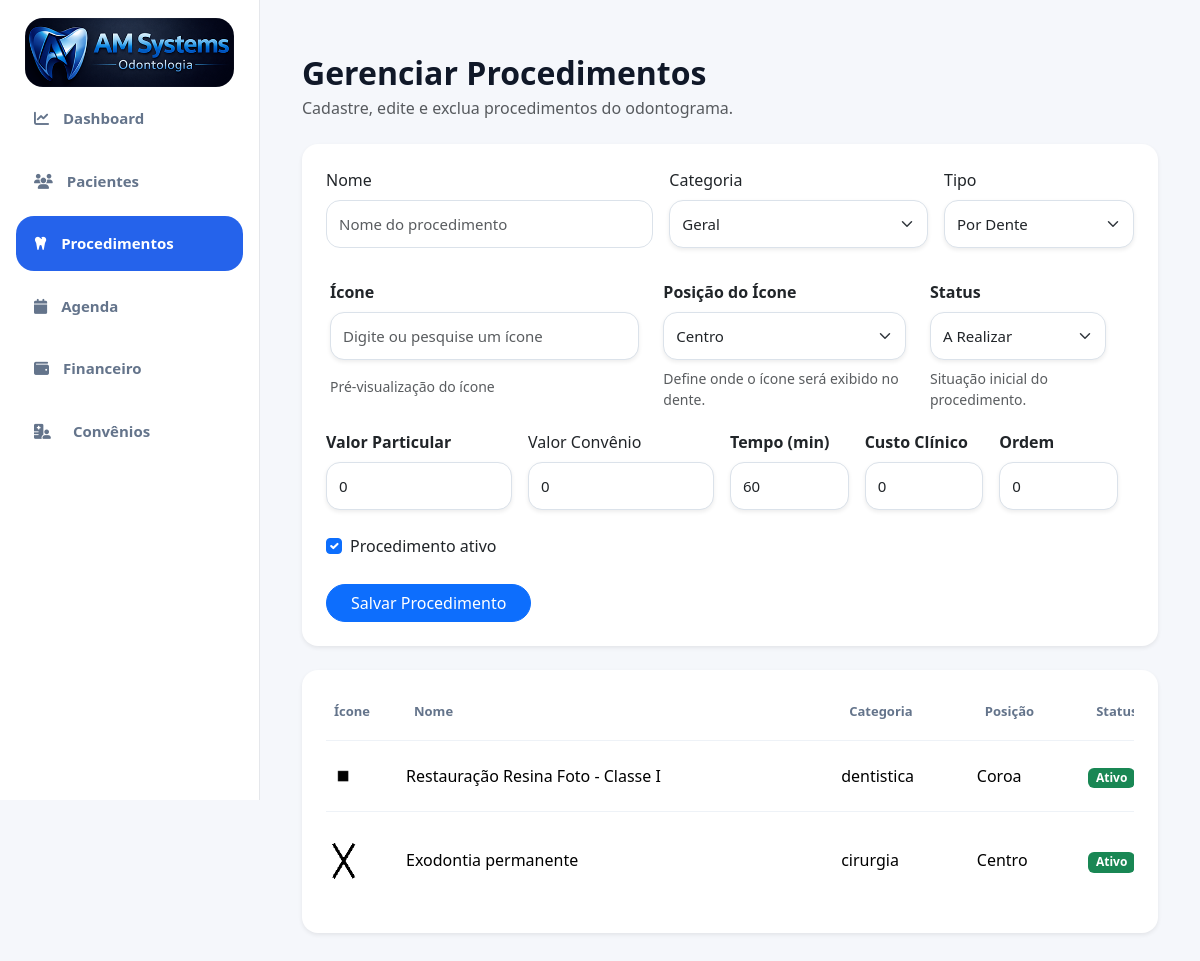
The page /procedimentos/ (signed in) on the database as committed earlier.
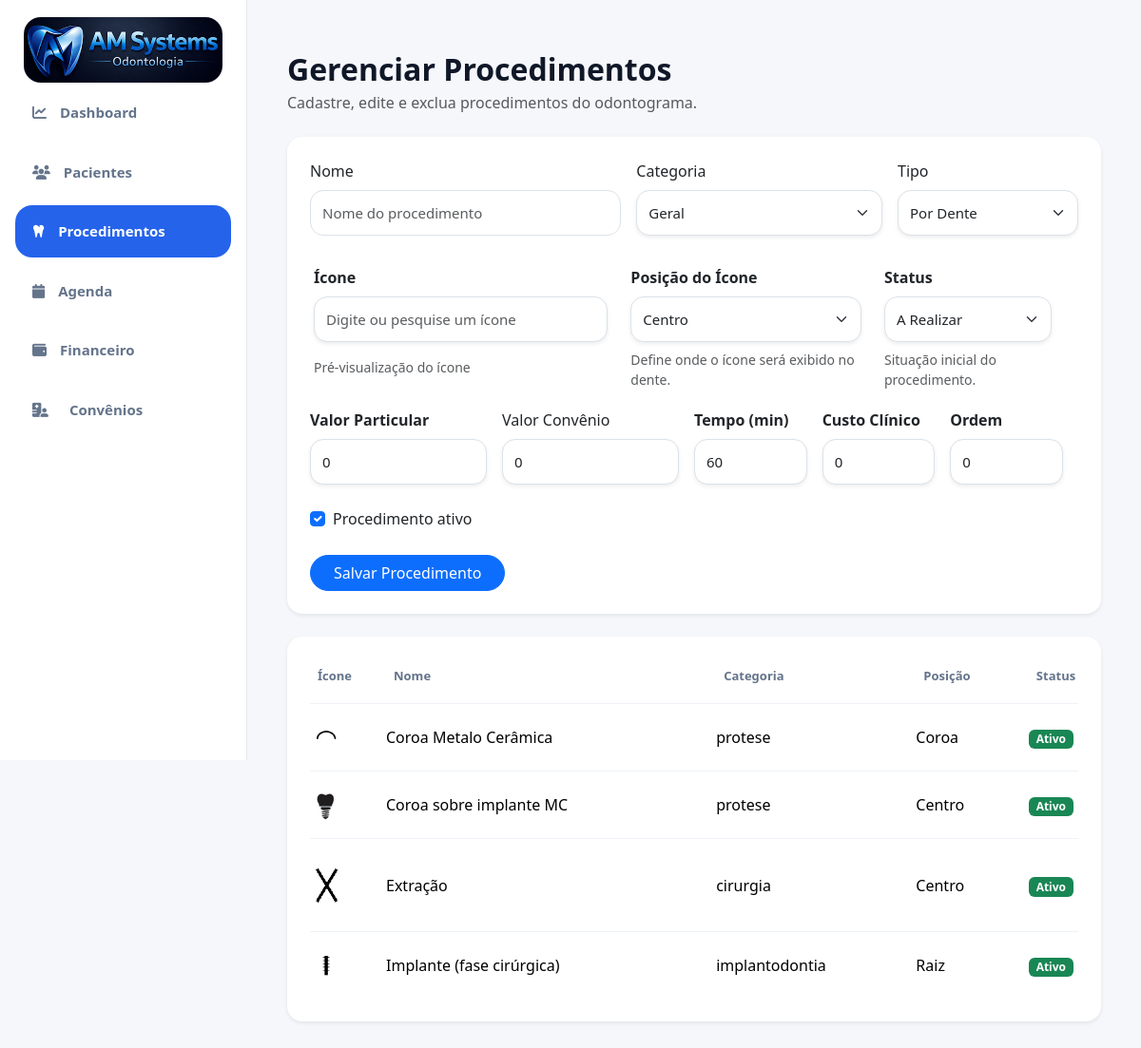
The same page on the database as committed later.
### accounts/models.py (models this page shows, shortened)
class Procedimento(models.Model):
    CATEGORIAS = [
        ('dentistica', 'Dentística'),
        ('endodontia', 'Endodontia'),
        ('periodontia', 'Periodontia'),
        ('cirurgia', 'Cirurgia'),
        ('protese', 'Prótese'),
        ('implantodontia', 'Implantodontia'),
        ('ortodontia', 'Ortodontia'),
        ('geral', 'Geral')
    ]
    TIPOS = [
        ('dente', 'Por Dente'),
        ('hemiarcada', 'Hemi-Arcada'),
        ('geral', 'Geral'),
        ('cirurgia', 'Cirurgia')
    ]
    POSICOES = [
        ('coroa', 'Coroa'),
        ('raiz', 'Raiz'),
        ('oclusal', 'Oclusal'),
        ('vestibular', 'Vestibular'),
        ('lingual', 'Lingual'),
        ('centro', 'Centro')
    ]
    STATUS = [
        ('realizar', 'A Realizar'),
        ('andamento', 'Em Andamento'),
        ('realizado', 'Realizado'),
        ('cancelado', 'Cancelado'),
        ('reavaliar', 'Reavaliar')
    ]
    nome = models.CharField(
        max_length=255
    )
    categoria = models.CharField(
        max_length=100,
        choices=CATEGORIAS,
        default='geral'
    )
    tipo = models.CharField(
        max_length=50,
        choices=TIPOS,
        default='dente'
    )
    status = models.CharField(
        max_length=30,
        choices=STATUS,
        default='realizar'
    )
    icone = models.CharField(
        max_length=100,
        blank=True,
        null=True
    )
    posicao_icone = models.CharField(
        max_length=30,
        choices=POSICOES,
        default='centro'
    )
    valor_particular = models.DecimalField(
        max_digits=10,
        decimal_places=2,
        default=0
    )
    valor_convenio = models.DecimalField(
        max_digits=10,
        decimal_places=2,
        default=0,
        blank=True,
        null=True
    )
    tempo_estimado = models.IntegerField(
        default=60,
        help_text='Tempo em minutos'
    )
    custo_clinico = models.DecimalField(
        max_digits=10,
        decimal_places=2,
        default=0
    )
    ativo = models.BooleanField(
        default=True
    )
    ordem = models.IntegerField(
        default=0
    )
    criado_em = models.DateTimeField(
        auto_now_add=True
    )

### accounts/views.py (the view, shortened to what this page needs)
@login_required(login_url='/')
def procedimentos(request):
    procedimentos = Procedimento.objects.all().order_by(
        'ordem',
        'nome'
    )
    pasta_icones = os.path.join(
        settings.BASE_DIR,
        'static',
        'img',
        'procedimentos',
        'mini'
    )
    icones = []
    if os.path.exists(pasta_icones):
        icones = sorted([
            arquivo
            for arquivo in os.listdir(pasta_icones)
            if arquivo.lower().endswith((
                '.png',
                '.svg',
                '.webp',
                '.jpg',
                '.jpeg'
            ))
        ])
    print(pasta_icones)
    print(icones)
    form = ProcedimentoForm()
    context = {
        'form': form,
        'procedimentos': procedimentos,
        'icones': icones
    }
    return render(
        request,
        'accounts/procedimentos.html',
        context
    )

### accounts/templates/accounts/procedimentos.html (shortened to what this page needs)
{% extends 'accounts/base.html' %}
{% load static %}
{% block content %}
<div class="container-fluid py-4">
    <div class="d-flex justify-content-between align-items-center mb-4">
        <div>
            <h2 class="fw-bold mb-1">
                Gerenciar Procedimentos
            </h2>
            <p class="text-muted mb-0">
                Cadastre, edite e exclua procedimentos do odontograma.
            </p>
        </div>
    </div>
    <div class="card shadow-sm border-0 rounded-4 mb-4">
        <div class="card-body p-4">
            <form method="POST">
                <div class="row g-3">
                    <div class="col-md-5">
                        <label class="form-label">
                            Nome
                        </label>
                        <input
                            type="text"
                            name="nome"
                            class="form-control"
                            placeholder="Nome do procedimento"
                            value="{{ form.nome.value|default:'' }}"
                        >
                    </div>
                    <div class="col-md-4">
                        <label class="form-label">
                            Categoria
                        </label>
                        {{ form.categoria }}
                    </div>
                    <div class="col-md-3">
                        <label class="form-label">
                            Tipo
                        </label>
                        {{ form.tipo }}
                    </div>
<div class="row g-4 align-items-start mt-2">
    <div class="col-md-5">
        <label class="form-label fw-semibold text-dark">
            Ícone
        </label>
        <input
            type="text"
            name="icone"
            id="id_icone"
            class="form-control shadow-sm"
            list="lista-icones"
            autocomplete="off"
            placeholder="Digite ou pesquise um ícone"
            value="{{ form.icone.value|default:'' }}"
            oninput="atualizarPreviewIcone()"
        >
    <div class="preview-icone-box mt-3">
    <small class="text-muted mt-2 d-block">
        Pré-visualização do ícone
    </small>
</div>
    </div>
    <div class="col-md-4">
        <label class="form-label fw-semibold text-dark mb-2">
            Posição do Ícone
        </label>
        <div class="select-premium">
            {{ form.posicao_icone }}
        </div>
        <small class="text-muted d-block mt-2">
            Define onde o ícone será exibido no dente.
        </small>
    </div>
    <div class="col-md-3">
        <label class="form-label fw-semibold text-dark">
            Status
        </label>
        {{ form.status }}
        <small class="text-muted d-block mt-2">
            Situação inicial do procedimento.
        </small>
    </div>
</div>
<div class="row g-3 mt-1">
    <div class="col-md-3">
        <label class="form-label fw-semibold">
            Valor Particular
        </label>
        {{ form.valor_particular }}
    </div>
<div class="col-md-3">
    <label class="form-label">
        Valor Convênio
    </label>
    {{ form.valor_convenio }}
</div>
    <div class="col-md-2">
        <label class="form-label fw-semibold">
            Tempo (min)
        </label>
        {{ form.tempo_estimado }}
    </div>
    <div class="col-md-2">
        <label class="form-label fw-semibold">
            Custo Clínico
        </label>
        {{ form.custo_clinico }}
    </div>
    <div class="col-md-2">
        <label class="form-label fw-semibold">
            Ordem
        </label>
        {{ form.ordem }}
    </div>
</div>
                    <div class="col-md-12">
                        <div class="form-check mt-2">
                            {{ form.ativo }}
                            <label class="form-check-label">
                                Procedimento ativo
                            </label>
                        </div>
                    </div>
                </div>
                <div class="mt-4">
                    <button
                        type="submit"
                        class="btn btn-primary rounded-pill px-4"
                    >
                        Salvar Procedimento
                    </button>
                </div>
            </form>
        </div>
    </div>
<div class="card shadow-sm border-0 rounded-4">
    <div class="card-body p-4">
        <div class="table-responsive">
            <table class="table align-middle">
                <thead>
                    <tr>
                        <th>Ícone</th>
                        <th>Nome</th>
                        <th>Categoria</th>
                        <th>Posição</th>
                        <th>Status</th>
                    </tr>
                </thead>
                <tbody>
                    {% for procedimento in procedimentos %}
                    <tr>
                        <td width="80">
                            <img
                                src="{% static 'img/procedimentos/mini/' %}{{ procedimento.icone }}"
                                width="34"
                            >
                        </td>
                        <td>
                            {{ procedimento.nome }}
                        </td>
                        <td>
                            {{ procedimento.categoria }}
                        </td>
                        <td>
                            {{ procedimento.get_posicao_icone_display }}
                        </td>
                        <td>
                            {% if procedimento.ativo %}
                                <span class="badge bg-success">
                                    Ativo
                                </span>
                            {% else %}
                                <span class="badge bg-secondary">
                                    Inativo
                                </span>
                            {% endif %}
                        </td>
                    </tr>
                    {% empty %}
                    <tr>
                        <td colspan="6" class="text-center text-muted py-4">
                            Nenhum procedimento cadastrado.
                        </td>
                    </tr>
                    {% endfor %}
                </tbody>
            </table>
        </div>
    </div>
</div>
</div>
{% endblock %}

### accounts/templates/accounts/base.html (shortened to what this page needs)
{% load static %}
<!DOCTYPE html>
<html lang="pt-br">
<head>
    <link
        href="https://cdn.jsdelivr.net/npm/bootstrap@5.3.3/dist/css/bootstrap.min.css"
        rel="stylesheet"
    >
    <link
        rel="stylesheet"
        href="https://cdnjs.cloudflare.com/ajax/libs/font-awesome/6.5.2/css/all.min.css"
    >
    <link
        rel="stylesheet"
        href="{% static 'css/style.css' %}"
    >
    <link
        rel="stylesheet"
        href="{% static 'css/pacientes.css' %}"
    >
    <link
        rel="stylesheet"
        href="{% static 'css/odontograma.css' %}"
    >
    <link
        rel="stylesheet"
        href="{% static 'css/anamnese.css' %}"
    >
    <link
        rel="stylesheet"
        href="{% static 'css/ficha_clinica.css' %}"
    >
</head>
<body>
<div class="dashboard-wrapper">
    <aside class="sidebar">
        <div class="logo-area">
            <img
                src="{% static 'img/logo.png' %}"
                alt="Logo"
            >
        </div>
    <ul class="sidebar-menu">
    <li class="{% if 'dashboard' in request.path %}active{% endif %}">
        <a href="/dashboard/">
            <i class="fa-solid fa-chart-line"></i>
            <span>Dashboard</span>
        </a>
    </li>
    <li class="{% if 'pacientes' in request.path and 'odontograma' not in request.path %}active{% endif %}">
        <a href="/pacientes/">
            <i class="fa-solid fa-users"></i>
            <span>Pacientes</span>
        </a>
    </li>
    <li class="{% if 'procedimentos' in request.path %}active{% endif %}">
        <a href="/procedimentos/">
            <i class="fa-solid fa-tooth"></i>
            <span>Procedimentos</span>
        </a>
    </li>
    <li class="{% if 'agenda' in request.path %}active{% endif %}">
        <a href="/agenda/">
            <i class="fa-solid fa-calendar"></i>
            <span>Agenda</span>
        </a>
    </li>
    <li class="{% if 'financeiro' in request.path %}active{% endif %}">
        <a href="/financeiro/">
            <i class="fa-solid fa-wallet"></i>
            <span>Financeiro</span>
        </a>
    </li>
    <li class="nav-item">
    <a class="nav-link" href="{% url 'convenios' %}">
        <i class="fa-solid fa-hospital-user me-2"></i>
        <span>Convênios</span>
    </a>
</li>
</ul>
    </aside>
    <main class="main-content">
        {% block content %}
        {% endblock %}
    </main>
</div>
</body>
</html>

### static/css/style.css (style rules this page uses)
html, body { margin:0; padding:0; min-height:100%; background:#f1f5f9; font-family:'Segoe UI', sans-serif; overflow-y:auto; }
.dashboard-wrapper { display:flex; min-height:100vh; }
.sidebar { width:260px; min-width:260px; max-width:260px; background:#ffffff; position:fixed; top:0; left:0; height:100vh; overflow-y:auto; overflow-x:hidden; z-index:1000; border-right:1px solid #e5e7eb; padding:18px 16px; }
.logo-area { padding:0; margin:0 0 4px 0; }
.logo-area img { width:92%; margin:auto; display:block; border-radius:18px; }
.sidebar-menu { list-style:none; padding:0; margin:0; }
.sidebar-menu li { margin-bottom:8px; }
.sidebar-menu li a { width:100%; display:flex; align-items:center; gap:14px; padding:16px 18px; border-radius:18px; color:#64748b; text-decoration:none; font-weight:600; font-size:15px; transition:.2s; box-sizing:border-box; }
.sidebar-menu li.active a, .sidebar-menu a.active { background:#2563eb; color:#fff; box-shadow:none !important; transform:none !important; }
.main-content { margin-left:260px; width:calc(100% - 260px); padding:30px; }
.form-control { border-radius:14px !important; padding:12px !important; }
.form-select, .form-control { height:48px; border-radius:14px !important; border:1px solid #dbe2ea !important; font-size:15px; transition:all .2s ease; }

### static/css/pacientes.css (style rules this page uses)
body { background:#f5f7fb; color:#101828; overflow-x:hidden; }
.table { margin:0; min-width:1000px; }
.table-responsive { overflow-x:auto; }
.table thead th { border:none; color:#64748b; font-size:13px; font-weight:600; padding-bottom:18px; }
.table tbody tr { border-top:1px solid #eef2f7; }
.table tbody td { padding:18px 0; border:none; }

Rows that differ between the two databases and show on the page:
removed Procedimento: icone (picture), nome "Restauração Resina Foto - Classe I", categoria "dentistica", posicao_icone "Coroa", ativo "Ativo"
removed Procedimento: icone (picture), nome "Exodontia permanente", categoria "cirurgia", posicao_icone "Centro", ativo "Ativo"
added Procedimento: icone (picture), nome "Coroa Metalo Cerâmica", categoria "protese", posicao_icone "Coroa", ativo "Ativo"
added Procedimento: icone (picture), nome "Coroa sobre implante MC", categoria "protese", posicao_icone "Centro", ativo "Ativo"
added Procedimento: icone (picture), nome "Extração", categoria "cirurgia", posicao_icone "Centro", ativo "Ativo"
added Procedimento: icone (picture), nome "Implante (fase cirúrgica)", categoria "implantodontia", posicao_icone "Raiz", ativo "Ativo"
